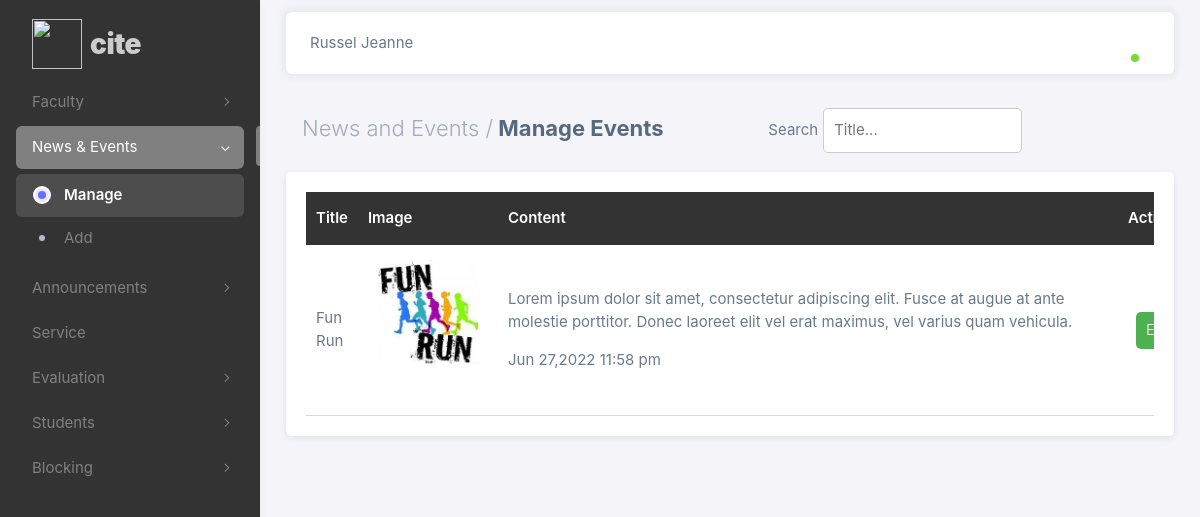
/admin/php/news_events.php (signed in), run on the app's committed database.
### tables this page shows
CREATE TABLE `news_events_tbl` (
  `bulletin_id` int(11) NOT NULL,
  `photo` varchar(255) NOT NULL,
  `title` varchar(30) NOT NULL,
  `content` varchar(1000) NOT NULL,
  `time_date` datetime NOT NULL
);

### admin/php/news_events.php (the view, shortened to what this page needs)
<?php
if (isset($_SESSION['id']) && isset($_SESSION['username']) && isset($_SESSION['fname'])) {
?>
<!DOCTYPE html>
<html
  lang="en"
  class="light-style layout-menu-fixed"
  dir="ltr"
  data-theme="theme-default"
  data-assets-path="../assets/"
  data-template="vertical-menu-template-free"
>
  <head>
    <link rel="stylesheet" href="../assets/vendor/fonts/boxicons.css" />
    <link rel="stylesheet" href="../assets/vendor/css/core.css" class="template-customizer-core-css" />
    <link rel="stylesheet" href="../assets/vendor/css/theme-default.css" class="template-customizer-theme-css" />
    <link rel="stylesheet" href="../assets/css/demo.css" />
    <link rel="stylesheet" href="../assets/vendor/libs/perfect-scrollbar/perfect-scrollbar.css" />
    <link rel="stylesheet" href="../assets/vendor/libs/apex-charts/apex-charts.css" />
    <link rel="stylesheet" href="css/cite_theme.css" />
  </head>
  <body>
    <div class="layout-wrapper layout-content-navbar">
      <div class="layout-container">
        <aside id="layout-menu" class="layout-menu menu-vertical menu bg-menu-theme">
          <div class="app-brand demo">
            <a href="faculty.php" class="app-brand-link">
              <span class="app-brand-logo demo">
                <img src="assets/logo.png" style="height: 50px; width: 50px">
              </span>
              <span class="app-brand-text demo menu-text fw-bolder ms-2">CITE</span>
            </a>
          </div>
          <ul class="menu-inner py-1">
            <li class="menu-item">
              <a href="javascript:void(0);" class="menu-link menu-toggle">
                <div data-i18n="Layouts">Faculty</div>
              </a>
            </li>
            <li class="menu-item active open">
              <a href="javascript:void(0);" class="menu-link menu-toggle">
                <div data-i18n="Layouts">News & Events</div>
              </a>
              <ul class="menu-sub">
                <li class="menu-item active">
                  <a href="news_events.php" class="menu-link">
                    <div>Manage</div>
                  </a>
                </li>
                <li class="menu-item">
                  <a href="add_news_events.php" class="menu-link">
                    <div>Add</div>
                  </a>
                </li>
              </ul>
            </li>
            <li class="menu-item">
              <a href="javascript:void(0);" class="menu-link menu-toggle">
                <div data-i18n="Layouts">Announcements</div>
              </a>
            </li>
            <li class="menu-item">
              <a href="index.html" class="menu-link">
                <div data-i18n="Analytics">Service</div>
              </a>
            </li>
            <li class="menu-item">
              <a href="javascript:void(0);" class="menu-link menu-toggle">
                <div data-i18n="Layouts">Evaluation</div>
              </a>
            </li>
            <li class="menu-item">
              <a href="javascript:void(0);" class="menu-link menu-toggle">
                <div data-i18n="Layouts">Students</div>
              </a>
            </li>
            <li class="menu-item">
              <a href="javascript:void(0);" class="menu-link menu-toggle">
                <div data-i18n="Layouts">Blocking</div>
              </a>
            </li>
          </ul>
        </aside>
        <div class="layout-page">
          <nav
            class="layout-navbar container-xxl navbar navbar-expand-xl navbar-detached align-items-center bg-navbar-theme"
            id="layout-navbar">
            <div class="navbar-nav-right d-flex align-items-center" id="navbar-collapse">
              <div class="navbar-nav align-items-center">
                <div class="nav-item d-flex align-items-center">
                  <span><?php echo $_SESSION['fname'].' '.$_SESSION['lname'];?></span>
                </div>
              </div>
              <ul class="navbar-nav flex-row align-items-center ms-auto">
                <li class="nav-item navbar-dropdown dropdown-user dropdown">
                  <a class="nav-link dropdown-toggle hide-arrow" href="javascript:void(0);" data-bs-toggle="dropdown">
                    <div class="avatar avatar-online">
                    </div>
                  </a>
                </li>
              </ul>
            </div>
          </nav>
          <div class="content-wrapper">
            <div class="container-xxl flex-grow-1 container-p-y">
              <div class="d-flex flex-wrap">
                <div class="p-2 flex-fill">
                  <h4 class="fw-bold p-2"><span class="text-muted fw-light">News and Events /</span> Manage Events</h4>
                </div>
                <div class="p-2 flex-fill">
                  <?php
                    include "db_conn.php";
                    $sql = "SELECT * FROM news_events_tbl ORDER BY bulletin_id DESC";
                    if (isset($_POST['search'])) {
                      $search = $_POST['search'];
                      $sql = "SELECT * FROM news_events_tbl WHERE title LIKE '%$search%'";
                    }
                    else {
                      $search = "";
                        $sql = "SELECT * FROM news_events_tbl ORDER BY bulletin_id DESC";
                    }
                    $result = $conn->query($sql);
                  ?>
                  <form method="POST">
                    <label>Search</label><input type="text" class="search" placeholder="Title..." name="search" value="<?php echo $search;?>">
                  </form>
                </div>
              </div>
              <div class="section-container card">
                <div class="table-wrapper">
                  <table class="table-cite" id="newsEvent_tbl">
                    <thead>
                      <tr>
                        <th scope="col">Title</th>
                        <th scope="col">Image</th>
                        <th scope="col">Content</th>
                        <th scope="col">Action</th>
                      </tr>
                    </thead>
                    <tbody>
                     <?php
                        if($result->num_rows > 0) {
                          while ($row=$result->fetch_assoc()) {
                      ?>
                      <tr>
                        <td><?php echo $row['title'];?></td>
                        <td>
                          <div class="image-container" style="height: 120px; width: 120px;">
                            <img src="images/<?php echo $row['photo'];?>">
                          </div>
                        </td>
                        <td>
                          <div class="description-container mb-3">
                            <?php echo $row['content'];?>
                          </div>
                          <span><?php $date = $row['time_date']; echo date("M d,Y h:i a", strtotime($date));?></span>
                        </td>
                        <td>
                          <div class="d-flex p-2 gap-2 bd-highlight">
                            <a href="upd_news_events.php?bulletin_id=<?=$row['bulletin_id'];?>"><button class="editbtn">Edit</button></a>
                          </div>
                        </td>
                      </tr>
                      <?php
                          }
                        }
                      ?>
                    </tbody>
                  </table>
                </div>
              </div>
            </div>
          </div>
        </div>
      </div>
    </div>
  </body>
</html>
<?php
} else {
  header("Location: index.php");
  exit();
}
?>

### admin/assets/css/demo.css (style rules this page uses)
.menu .app-brand.demo { height: 64px; margin-top: 12px; }
.app-brand-text.demo { font-size: 1.75rem; letter-spacing: -0.5px; text-transform: lowercase; }

### admin/php/css/cite_theme.css (style rules this page uses)
.section-container { background-color: #fff; padding: 20px; border-radius: 5px; }
.table-cite { border-collapse: collapse; width: 100%; overflow-x: auto; }
.table-cite th { padding: 15px 10px; color: #fff; background-color: #333; position: sticky; top: 0; text-align: left; }
.table-cite td { padding: 15px 10px; border-bottom: 1px solid #d9d9d9; }
.description-container { line-height: 1.5em; height: 3em; overflow: hidden; width: 600px; }
.editbtn { padding: 7px 10px; background-color: #4eb151; color: #fff; font-weight: 300; border: none; border-radius: 5px; font-size: 15px; }
.search { padding: 10px; display: inline-block; border-radius: 5px; width: 50%; border: 1px solid #cccccc; margin: 0px 0px 0px 5px; }
.table-wrapper { overflow-y: scroll; max-height: 90vh; }
.image-container { height: 200px; width: 200px; margin: 0 0 20px 0; overflow: hidden; display: flex; justify-content: center; }

### data on the page
news_events_tbl: title "Fun Run", photo (picture), content "Lorem ipsum dolor sit amet, consectetur adipiscing elit. Fusce at augue at ante molestie porttitor. Donec laoreet elit vel erat maximus, vel varius quam vehicula.…", time_date "Jun 27,2022 11:58 pm"

### other printed values
$_SESSION['fname'] "Russel Jeanne"
